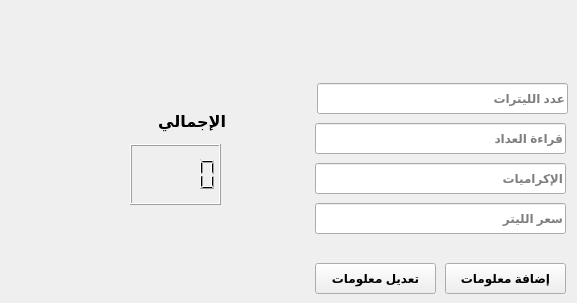
      <widget class="QWidget" name="tab_11">
       <attribute name="title">
        <string>الوقود</string>
       </attribute>
       <widget class="QLineEdit" name="lineEdit_51">
        <property name="geometry">
         <rect>
          <x>317</x>
          <y>83</y>
          <width>251</width>
          <height>31</height>
         </rect>
        </property>
        <property name="font">
         <font>
          <weight>75</weight>
          <bold>true</bold>
         </font>
        </property>
        <property name="layoutDirection">
         <enum>Qt::RightToLeft</enum>
        </property>
        <property name="placeholderText">
         <string>عدد الليترات</string>
        </property>
       </widget>
       <widget class="QLineEdit" name="lineEdit_52">
        <property name="geometry">
         <rect>
          <x>315</x>
          <y>203</y>
          <width>251</width>
          <height>31</height>
         </rect>
        </property>
        <property name="font">
         <font>
          <weight>75</weight>
          <bold>true</bold>
         </font>
        </property>
        <property name="placeholderText">
         <string>سعر الليتر</string>
        </property>
       </widget>
       <widget class="QLineEdit" name="lineEdit_53">
        <property name="geometry">
         <rect>
          <x>315</x>
          <y>163</y>
          <width>251</width>
          <height>31</height>
         </rect>
        </property>
        <property name="font">
         <font>
          <weight>75</weight>
          <bold>true</bold>
         </font>
        </property>
        <property name="placeholderText">
         <string>الإكراميات</string>
        </property>
       </widget>
       <widget class="QLineEdit" name="lineEdit_54">
        <property name="geometry">
         <rect>
          <x>315</x>
          <y>123</y>
          <width>251</width>
          <height>31</height>
         </rect>
        </property>
        <property name="font">
         <font>
          <weight>75</weight>
          <bold>true</bold>
         </font>
        </property>
        <property name="placeholderText">
         <string>قراءة العداد</string>
        </property>
       </widget>
       <widget class="QLabel" name="label_2">
        <property name="geometry">
         <rect>
          <x>135</x>
          <y>106</y>
          <width>91</width>
          <height>31</height>
         </rect>
        </property>
        <property name="font">
         <font>
          <pointsize>12</pointsize>
          <weight>75</weight>
          <bold>true</bold>
         </font>
        </property>
        <property name="text">
         <string>الإجمالي</string>
        </property>
       </widget>
       <widget class="QLCDNumber" name="lcdNumber_2">
        <property name="geometry">
         <rect>
          <x>130</x>
          <y>144</y>
          <width>91</width>
          <height>61</height>
         </rect>
        </property>
       </widget>
       <widget class="QPushButton" name="pushButton_20">
        <property name="geometry">
         <rect>
          <x>315</x>
          <y>263</y>
          <width>121</width>
          <height>31</height>
         </rect>
        </property>
        <property name="font">
         <font>
          <weight>75</weight>
          <bold>true</bold>
         </font>
        </property>
        <property name="text">
         <string>تعديل معلومات</string>
        </property>
       </widget>
       <widget class="QPushButton" name="pushButton_21">
        <property name="geometry">
         <rect>
          <x>445</x>
          <y>263</y>
          <width>121</width>
          <height>31</height>
         </rect>
        </property>
        <property name="font">
         <font>
          <weight>75</weight>
          <bold>true</bold>
         </font>
        </property>
        <property name="text">
         <string>إضافة معلومات</string>
        </property>
       </widget>
      </widget>
